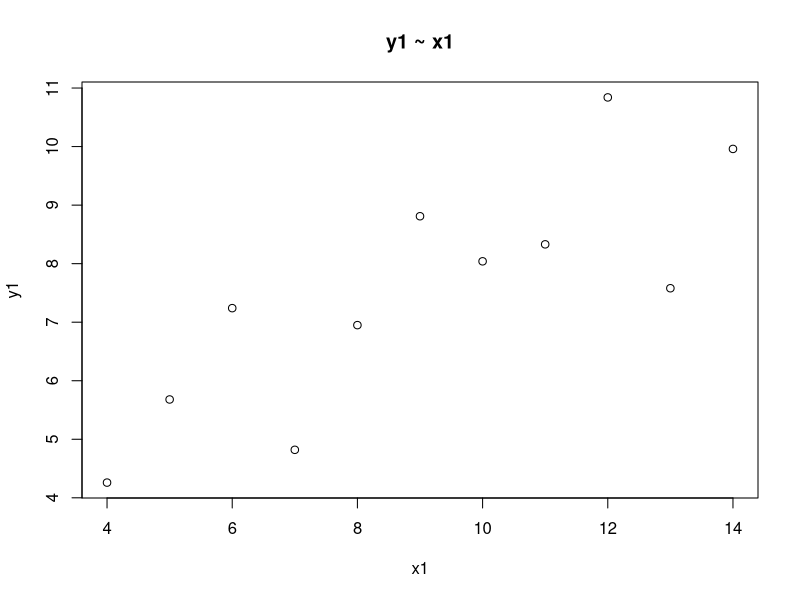
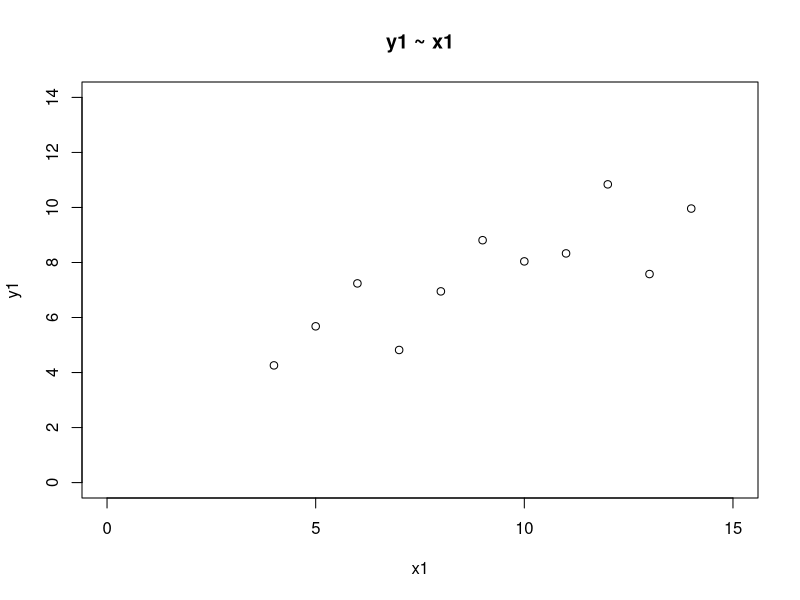
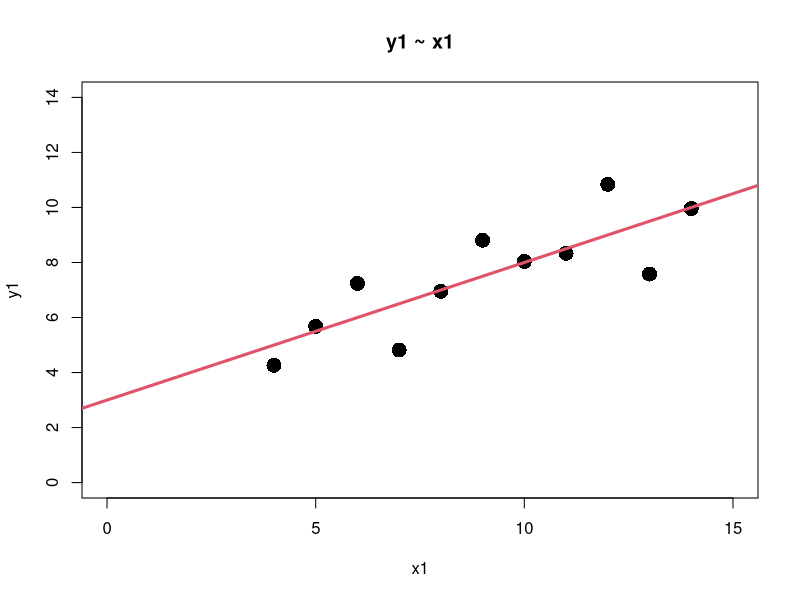
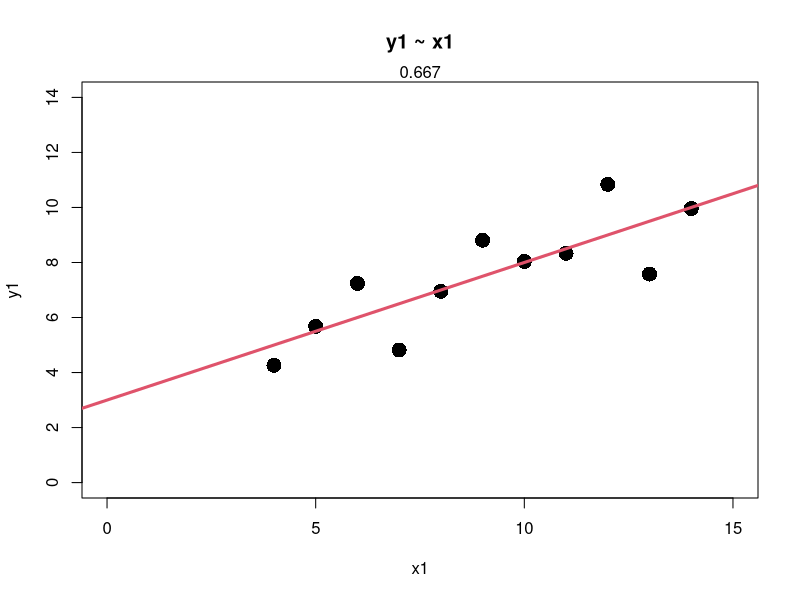
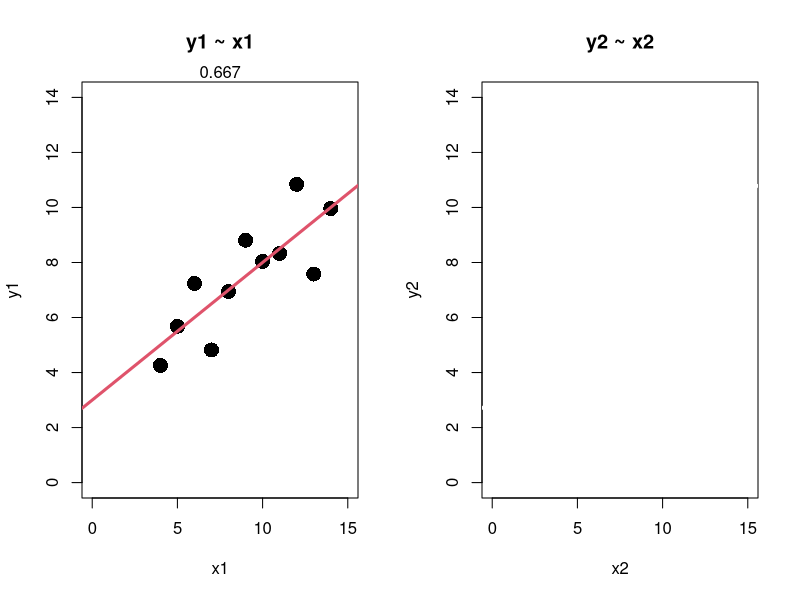

Recreate these plots in R, in order.
## ---- chunk 1
knitr::opts_chunk$set(echo = TRUE)
## ---- chunk 2
#x1 through x3 are the same
x1 <- c(10,8,13,9,11,14,6,4,12,7,5)
x3 <- x2 <- x1

#x4
x4 <- c(8,8,8,8,8,8,8,19,8,8,8)


## ---- chunk 3
y1 <- c(8.04,6.95,7.58,8.81,8.33,9.96,7.24,4.26,10.84,4.82,5.68)

y2 <- c(9.14,8.14,8.74,8.77,9.26,8.1,6.13,3.1,9.13,7.26,4.74)

y3 <- c(7.46,6.77,12.74,7.11,7.81,8.84,6.08,5.39,8.15,6.42,5.73)

## ---- chunk 4
plot(y1 ~ x1, 
     main = "y1 ~ x1")
## ---- chunk 5
plot(y1 ~ x1, 
     main = "y1 ~ x1",
     xlim = c(0,15),
     ylim = c(0,14))
## ---- chunk 6
cor(x1,y1)
## ---- chunk 7
y1x1 <- lm(y1 ~ x1)
## ---- chunk 8
summary(y1x1)
## ---- chunk 9
#scatter plot
plot(y1 ~ x1, 
     main = "y1 ~ x1",
     xlim = c(0,15),  #axis limits
     ylim = c(0,14),
     pch = 16,        #pnt shape
     cex = 2)         #pnt size

#regression line
abline(y1x1, 
       col = 2, #line color
       lwd = 3) #line width
## ---- chunk 10
#scatter plot
plot(y1 ~ x1, 
     main = "y1 ~ x1",
     xlim = c(0,15),  #axis limits
     ylim = c(0,14),
     pch = 16,        #pnt shape
     cex = 2)         #pnt size

#get r.squared
y1x1r2 <- summary(y1x1)$r.squared
y1x1r2 <- round(y1x1r2,3)

#annotation
mtext(text = y1x1r2)

#regression line
abline(y1x1, 
       col = 2, #line color
       lwd = 3) #line width
## ---- chunk 11
#SET up 1 x 2 panel
par(mfrow = c(1,2))

#PLOT 1
##scatter plot 1
plot(y1 ~ x1, 
     main = "y1 ~ x1",
     xlim = c(0,15),  #axis limits
     ylim = c(0,14),
     pch = 16,        #pnt shape
     cex = 2)         #pnt size

#get r.squared
y1x1r2 <- summary(y1x1)$r.squared
y1x1r2 <- round(y1x1r2,3)

#annotation
mtext(text = y1x1r2)

#regression line 1
abline(y1x1, 
       col = 2, #line color
       lwd = 3) #line width


#PLOT2

## regression y2 ~ x2
y2x2 <- lm(y2 ~ x2)

##scatter plot 2
### note: I set col = 0 to hide output
### deletc this or change it to 1
plot(y2 ~ x2, 
     main = "y2 ~ x2",
     xlim = c(0,15),  #axis limits
     ylim = c(0,14),
     col = 0,
     pch = 16,        #pnt shape
     cex = 2)         #pnt size

#get r.squared for 2nd model
y2x2r2 <- summary(y2x2)$r.squared
y2x2r2 <- round(y2x2r2,3)

## 2nd R^26 annotation
### note: I set col = 0 to hide output
### deletc this or change it to 1
mtext(text = y2x2r2, 
      col = 0)

## 2nd regression line
### note: I set col = 0 to hide output
### deletc this or change it to 1
abline(y2x2, 
       col = 0, #line color
       lwd = 3) #line width


